Frame 1 (no input): blank canvas, image omitted
Frame 60 (the mouse pressed at the canvas centre just before this capture): blank canvas, image omitted
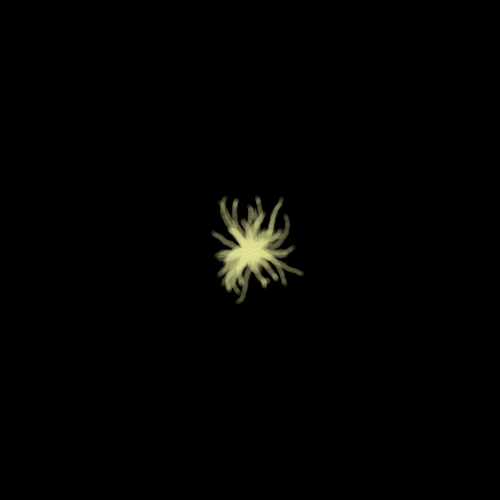
Frame 120 (the mouse held since frame 60 and released just before this capture)

The Processing sketch whose frames 1 and 60 were blank and that drew this single picture after the mouse press (run headless with seeded random() and noise(); from frame 60 on, the mouse is pressed at the canvas centre):

// Processing sketch: processing_79234
// ── processing_79234.pde

/* OpenProcessing Tweak of *@*http://www.openprocessing.org/sketch/60845*@* */
/* !do not delete the line above, required for linking your tweak if you re-upload */
spaghetti[] spaghettis = new spaghetti[0];
void setup() {
  background(0);
  size(500, 500);
  stroke(241, 230, 146, 10);
  smooth();
}
void draw() {
  for(int i = 0; i < spaghettis.length; i++) {
    if(!spaghettis[i].done())
    spaghettis[i].go();
  }
  if(mousePressed) {
    spaghettis = (spaghetti[]) append(spaghettis, new spaghetti(mouseX, mouseY, 8, random(100), 1));
  }
}
void mousePressed() {
  fill(0, 0, 0, 150);
  rect(0, 0, width, height);
  for(int i = 0; i < spaghettis.length; i++) {
    spaghettis[i].tm = 1;
  }
}
class spaghetti {
  float X;
  float Y;
  float rot;
  float V;
  float tm;
  int fm;
  spaghetti(int tX, int tY, float tfm, float trot, float tV) {
    X = tX;
    Y = tY;
    rot = trot;
    tm = tfm;
    V = tV;
  }
  void go() {
    V += random(-0.03, 0.03);
    tm /= 1.01;
    strokeWeight(tm);
    rot += random(-0.2, 0.2);
    line(X, Y, X + V*sin(rot), Y + V*cos(rot));
    line(X, Y, X + V*sin(rot), Y + V*cos(rot));
    X += V*sin(rot);
    Y += V*cos(rot);
    fm++;
    if(random(400) > 398.5-(fm/20)) {
      spaghettis = (spaghetti[]) append(spaghettis, new spaghetti(int(X), int(Y), tm, rot + random(-0.2, 0.2), V));
    }
  }
  boolean done() {
    if(tm < 1.01) {
      return true;
    }else{
      return false;
    }
  }
}
